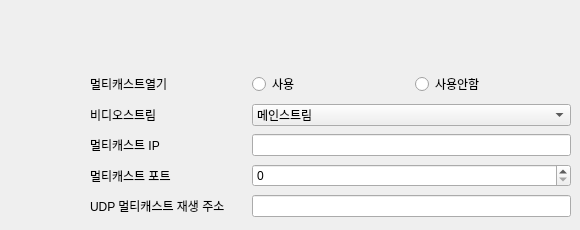
      <widget class="QWidget" name="network_utp">
       <attribute name="title">
        <string>UDP</string>
       </attribute>
       <widget class="QWidget" name="gridLayoutWidget_3">
        <property name="geometry">
         <rect>
          <x>90</x>
          <y>70</y>
          <width>481</width>
          <height>151</height>
         </rect>
        </property>
        <layout class="QGridLayout" name="udp_grid">
         <item row="4" column="0">
          <widget class="QLabel" name="label_multicast_play_address">
           <property name="text">
            <string>UDP 멀티캐스트 재생 주소</string>
           </property>
          </widget>
         </item>
         <item row="2" column="0">
          <widget class="QLabel" name="label_muticast_ip">
           <property name="text">
            <string>멀티캐스트 IP</string>
           </property>
          </widget>
         </item>
         <item row="3" column="0">
          <widget class="QLabel" name="label_multicast_port">
           <property name="text">
            <string>멀티캐스트 포트</string>
           </property>
          </widget>
         </item>
         <item row="0" column="1">
          <widget class="QRadioButton" name="network_ethernet_udp_yes">
           <property name="text">
            <string>사용</string>
           </property>
           <attribute name="buttonGroup">
            <string notr="true">network_udp_btngrp</string>
           </attribute>
          </widget>
         </item>
         <item row="1" column="0">
          <widget class="QLabel" name="label_videostream">
           <property name="text">
            <string>비디오스트림</string>
           </property>
          </widget>
         </item>
         <item row="0" column="0">
          <widget class="QLabel" name="label_open_multitask">
           <property name="text">
            <string>멀티캐스트열기</string>
           </property>
          </widget>
         </item>
         <item row="0" column="2">
          <widget class="QRadioButton" name="network_ethernet_udp_no">
           <property name="text">
            <string>사용안함</string>
           </property>
           <attribute name="buttonGroup">
            <string notr="true">network_udp_btngrp</string>
           </attribute>
          </widget>
         </item>
         <item row="1" column="1" colspan="2">
          <widget class="QComboBox" name="network_udp_stream">
           <property name="currentText">
            <string>메인스트림</string>
           </property>
           <item>
            <property name="text">
             <string>메인스트림</string>
            </property>
           </item>
           <item>
            <property name="text">
             <string>서브스트림</string>
            </property>
           </item>
          </widget>
         </item>
         <item row="2" column="1" colspan="2">
          <widget class="QLineEdit" name="network_multicast_ip"/>
         </item>
         <item row="4" column="1" colspan="2">
          <widget class="QLineEdit" name="upd_multicast_play_address">
           <property name="readOnly">
            <bool>true</bool>
           </property>
          </widget>
         </item>
         <item row="3" column="1" colspan="2">
          <widget class="QSpinBox" name="udp_port">
           <property name="maximum">
            <number>65535</number>
           </property>
          </widget>
         </item>
        </layout>
       </widget>
      </widget>
